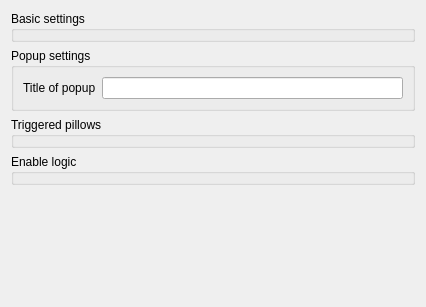
<?xml version="1.0" encoding="UTF-8"?>
<ui version="4.0">
 <class>ILineEdit</class>
 <widget class="QWidget" name="ILineEdit">
  <property name="geometry">
   <rect>
    <x>0</x>
    <y>0</y>
    <width>426</width>
    <height>307</height>
   </rect>
  </property>
  <property name="windowTitle">
   <string>LineEdit preferences</string>
  </property>
  <layout class="QVBoxLayout" name="verticalLayout">
   <item>
    <widget class="GroupBox" name="groupBox">
     <property name="title">
      <string>Basic settings</string>
     </property>
     <property name="template" stdset="0">
      <string>inspector-groupbox-roomandpath</string>
     </property>
    </widget>
   </item>
   <item>
    <widget class="QGroupBox" name="groupBox_4">
     <property name="title">
      <string>Popup settings</string>
     </property>
     <layout class="QGridLayout" name="gridLayout">
      <item row="0" column="1">
       <widget class="LineEdit" name="LineEdit">
        <property name="template" stdset="0">
         <string>inspector-popuptitle</string>
        </property>
       </widget>
      </item>
      <item row="0" column="0">
       <widget class="QLabel" name="label">
        <property name="text">
         <string>Title of popup</string>
        </property>
       </widget>
      </item>
     </layout>
    </widget>
   </item>
   <item>
    <widget class="GroupBox" name="groupBox_3">
     <property name="title">
      <string>Triggered pillows</string>
     </property>
     <property name="template" stdset="0">
      <string>inspector-groupbox-triggeredpillows</string>
     </property>
    </widget>
   </item>
   <item>
    <widget class="GroupBox" name="groupBox_2">
     <property name="title">
      <string>Enable logic</string>
     </property>
     <property name="template" stdset="0">
      <string>inspector-groupbox-enablelogic</string>
     </property>
    </widget>
   </item>
   <item>
    <spacer name="verticalSpacer">
     <property name="orientation">
      <enum>Qt::Vertical</enum>
     </property>
     <property name="sizeHint" stdset="0">
      <size>
       <width>20</width>
       <height>40</height>
      </size>
     </property>
    </spacer>
   </item>
  </layout>
 </widget>
 <customwidgets>
  <customwidget>
   <class>GroupBox</class>
   <extends>QGroupBox</extends>
   <header>wallaby.frontends.qt.widgets.containers.groupBox</header>
  </customwidget>
  <customwidget>
   <class>LineEdit</class>
   <extends>QLineEdit</extends>
   <header>wallaby.frontends.qt.widgets.edits.lineEdit</header>
  </customwidget>
 </customwidgets>
 <resources/>
 <connections/>
</ui>
